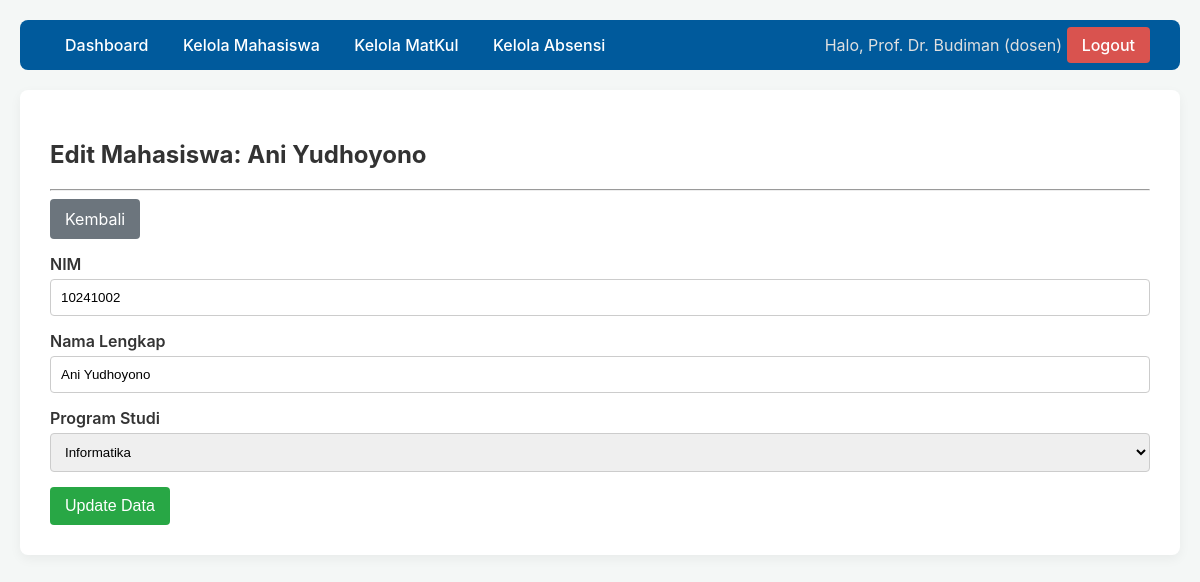
/dosen/edit_mahasiswa.php?id=2 (signed in), run on the app's committed database.
### tables this page shows
CREATE TABLE dosen (
    id_dosen INT AUTO_INCREMENT PRIMARY KEY,
    nip VARCHAR(20) NOT NULL UNIQUE,
    nama_dosen VARCHAR(100) NOT NULL
);

CREATE TABLE mahasiswa (
    id_mahasiswa INT AUTO_INCREMENT PRIMARY KEY,
    nim VARCHAR(20) NOT NULL UNIQUE,
    nama_lengkap VARCHAR(100) NOT NULL,
    id_prodi INT,
    FOREIGN KEY (id_prodi) REFERENCES program_studi(id_prodi) ON DELETE SET NULL
);

CREATE TABLE program_studi (
    id_prodi INT AUTO_INCREMENT PRIMARY KEY,
    nama_prodi VARCHAR(100) NOT NULL UNIQUE
);

### dosen/edit_mahasiswa.php (the view, shortened to what this page needs)
<?php
require __DIR__ . '/../templates/header.php';
$id_mahasiswa = $_GET['id'];
$prodi_list = $pdo->query("SELECT * FROM program_studi ORDER BY nama_prodi")->fetchAll();
$mhs = null;
if ($_SERVER["REQUEST_METHOD"] == "POST") {
    $nim = $_POST['nim'];
    $nama_lengkap = $_POST['nama_lengkap'];
    $id_prodi = $_POST['id_prodi'];
    if (empty($nim) || empty($nama_lengkap) || empty($id_prodi)) {
        $error = 'Semua field wajib diisi.';
        $stmt = $pdo->prepare("SELECT * FROM mahasiswa WHERE id_mahasiswa = ?");
        $stmt->execute([$id_mahasiswa]);
        $mhs = $stmt->fetch();
    } else {
        try {
            $stmt = $pdo->prepare("UPDATE mahasiswa SET nim = ?, nama_lengkap = ?, id_prodi = ? WHERE id_mahasiswa = ?");
            $stmt->execute([$nim, $nama_lengkap, $id_prodi, $id_mahasiswa]);
            header("Location: kelola_mahasiswa.php?status=success");
            exit;
        } catch (PDOException $e) {
            if ($e->getCode() == 23000 || $e->getCode() == 1062) {
                $error = 'NIM sudah terdaftar. Silakan gunakan NIM lain.';
            } else {
                $error = 'Database error: ' . $e->getMessage();
            }
            $mhs = $_POST;
            $mhs['id_mahasiswa'] = $id_mahasiswa;
        }
    }
} else {
    $stmt = $pdo->prepare("SELECT * FROM mahasiswa WHERE id_mahasiswa = ?");
    $stmt->execute([$id_mahasiswa]);
    $mhs = $stmt->fetch();
}
?>
<h2>Edit Mahasiswa: <?= htmlspecialchars($mhs['nama_lengkap'] ?? '') ?></h2>
<hr>
<a href="kelola_mahasiswa.php" class="btn btn-secondary">Kembali</a>
<form action="edit_mahasiswa.php?id=<?= $id_mahasiswa ?>" method="POST" style="margin-top: 15px;">
    <div class="form-group">
        <label for="nim">NIM</label>
        <input type="text" id="nim" name="nim" required value="<?= htmlspecialchars($mhs['nim'] ?? '') ?>">
    </div>
    <div class="form-group">
        <label for="nama_lengkap">Nama Lengkap</label>
        <input type="text" id="nama_lengkap" name="nama_lengkap" required value="<?= htmlspecialchars($mhs['nama_lengkap'] ?? '') ?>">
    </div>
    <div class="form-group">
        <label for="id_prodi">Program Studi</label>
        <select id="id_prodi" name="id_prodi" required>
            <?php foreach ($prodi_list as $prodi): ?>
                <option value="<?= $prodi['id_prodi'] ?>"
                    <?php if (isset($mhs['id_prodi']) && $mhs['id_prodi'] == $prodi['id_prodi']) echo 'selected'; ?>
                >
                    <?= htmlspecialchars($prodi['nama_prodi']) ?>
                </option>
            <?php endforeach; ?>
        </select>
    </div>
    <button type="submit" class="btn btn-success">Update Data</button>
</form>
<?php require __DIR__ . '/../templates/footer.php'; ?>

### templates/header.php (shortened to what this page needs)
<?php
require_once __DIR__ . '/../config/database.php';
$current_user = null;
$current_role = null;
if (isset($_SESSION['id_user'])) {
    $current_role = $_SESSION['role'];
    if ($current_role == 'dosen') {
        $stmt = $pdo->prepare("SELECT d.* FROM users u JOIN dosen d ON u.id_dosen = d.id_dosen WHERE u.id_user = ?");
        $stmt->execute([$_SESSION['id_user']]);
        $current_user = $stmt->fetch();
        $current_user['display_name'] = $current_user['nama_dosen'];
    }
}
?>
<!DOCTYPE html>
<html lang="id">
<head>
    <link rel="stylesheet" href="../assets/style.css">
</head>
<body>
<nav>
    <div>
        <?php if ($current_role == 'dosen'): ?>
            <a href="../dosen/index.php">Dashboard</a>
            <a href="../dosen/kelola_mahasiswa.php">Kelola Mahasiswa</a>
            <a href="../dosen/kelola_mk.php">Kelola MatKul</a>
            <a href="../dosen/kelola_absensi.php">Kelola Absensi</a>
        <?php elseif ($current_role == 'mahasiswa'): ?>
            <a href="../mahasiswa/index.php">Dashboard</a>
            <a href="../mahasiswa/isi_absensi.php">Isi Absensi</a>
            <a href="../mahasiswa/riwayat.php">Riwayat Absensi</a>
        <?php else: ?>
            <a href="../auth/login.php">Login</a>
        <?php endif; ?>
    </div>
    <div>
        <?php if ($current_user): ?>
            <span class="user-info">Halo, <?= htmlspecialchars($current_user['display_name']) ?> (<?= $current_role ?>)</span>
            <a href="../auth/logout.php" class="logout">Logout</a>
        <?php endif; ?>
    </div>
</nav>
<div class="container">

### assets/style.css (style rules this page uses)
body { font-family: -apple-system, BlinkMacSystemFont, "Segoe UI", Roboto, Helvetica, Arial, sans-serif; background-color: #f4f7f6; margin: 0; padding: 20px; color: #333; }
nav { background-color: #005a9c; padding: 15px 30px; border-radius: 8px; margin-bottom: 20px; display: flex; justify-content: space-between; align-items: center; }
nav a { color: white; text-decoration: none; padding: 8px 15px; border-radius: 4px; font-weight: 500; }
nav .user-info { color: #e0e0e0; }
nav .logout { background-color: #d9534f; }
.container { background-color: #ffffff; padding: 30px; border-radius: 8px; box-shadow: 0 4px 12px rgba(0, 0, 0, 0.05); }
.form-group { margin-bottom: 15px; }
.form-group label { display: block; margin-bottom: 5px; font-weight: 600; }
.form-group input, .form-group select { width: 100%; padding: 10px; border: 1px solid #ccc; border-radius: 4px; box-sizing: border-box; }
.btn { background-color: #007bff; color: white; padding: 10px 15px; border: none; border-radius: 4px; cursor: pointer; font-size: 16px; text-decoration: none; display: inline-block; }
.btn-success { background-color: #28a745; }
.btn-secondary { background-color: #6c757d; }

### data on the page
dosen: nama_dosen "Prof. Dr. Budiman"
mahasiswa: nama_lengkap "Ani Yudhoyono", nim "10241002", id_prodi "Informatika"

### other printed values
$current_role "dosen"
